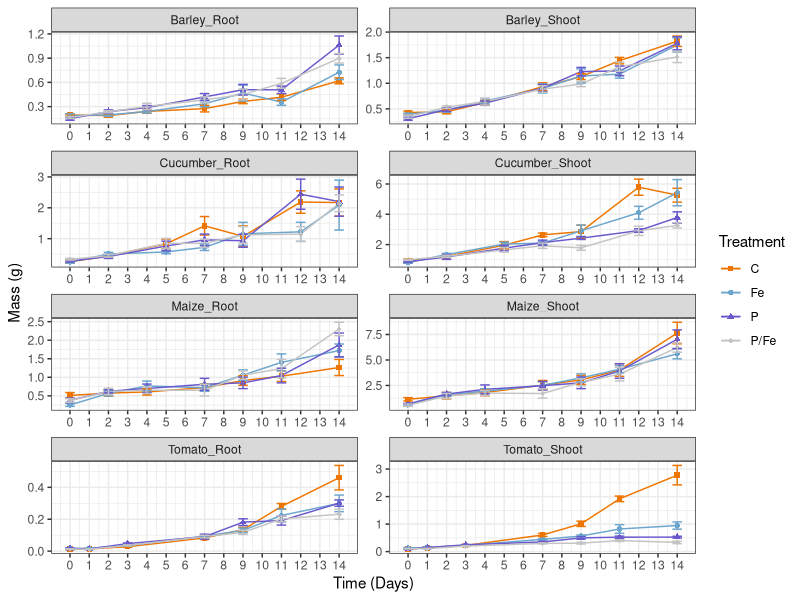
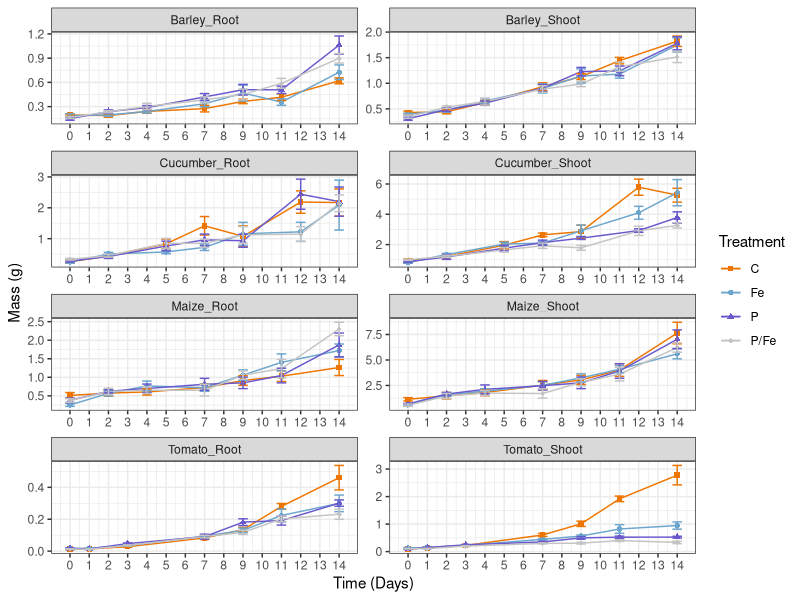

Write the R code that produced these figures, in order.
library(readr)
library(ggpubr)
library(ggplot2)
library(reshape2)
library(tidyverse)
library(plyr)
library(dplyr)



#Scatter line + error bars (STD.Err) --> calculate means and errors in R ####

table2 <- read.csv("DATA_Masses.csv", sep=";",
                   header=T)

Summary_table <- ddply(table2, c("Treatment", "Time", "Species_Tissue"), summarise,
                       N    = sum(!is.na(Value)),
                       mean = mean(Value, na.rm=TRUE),
                       sd   = sd(Value, na.rm=TRUE),
                       se   = sd / sqrt(N))
Summary_table


f2 <- ggplot(Summary_table, aes(x = Time, y = mean, group = Treatment, colour = Treatment)) + 
  geom_line(aes(group = Treatment)) + 
  geom_point(aes(shape = Treatment)) + 
  scale_shape_manual(values = c(15:18)) +
  scale_color_manual(values=c("darkorange2", "skyblue3", "slateblue3", "grey77"))+
  geom_errorbar(aes(ymin = mean-se, ymax = mean+se, group = Treatment), width = 0.5) +
  theme_bw() + 
  scale_x_continuous(breaks=seq(0,16,1))
f2 + facet_wrap(~Species_Tissue, scales="free", ncol = 2) + 
  ylab("Mass (g)") + 
  xlab("Time (Days)") 


ggsave(filename = "Masses_Scatter-lines_errorbars(bw).pdf", plot = last_plot(), dpi = 600, units = "cm", width = 70, height = 80, scale = 0.5)

write.table(Summary_table, "Masses_summary_statistics.csv", quote = FALSE, sep = ";")